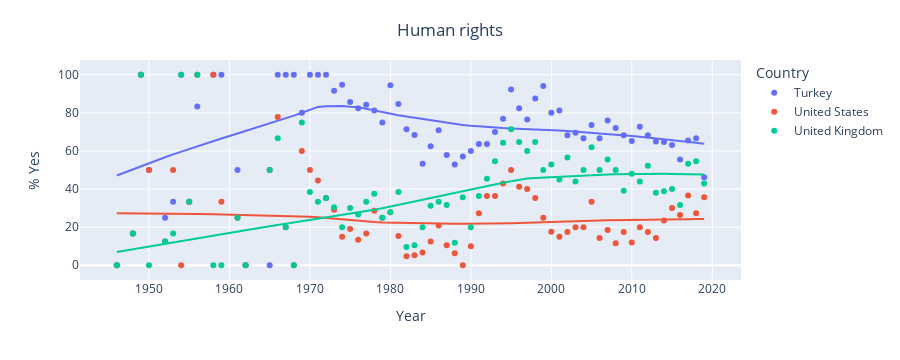
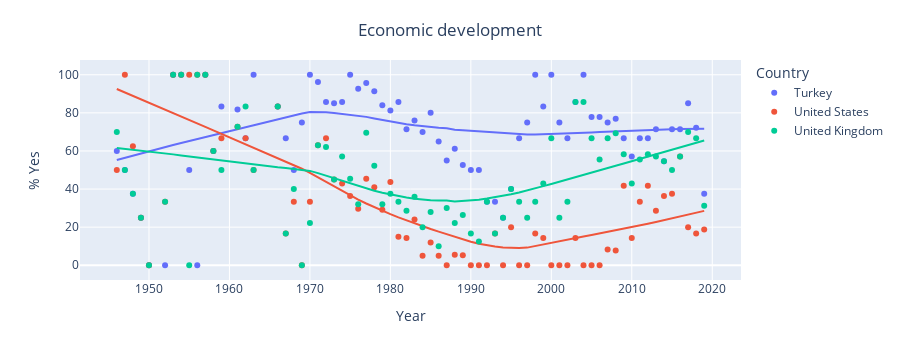
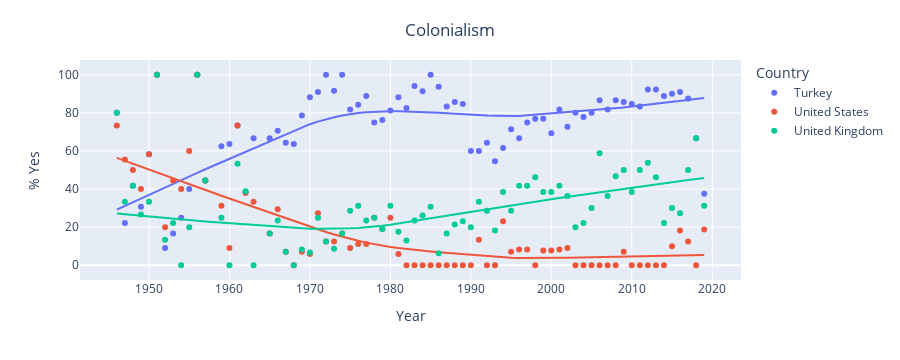
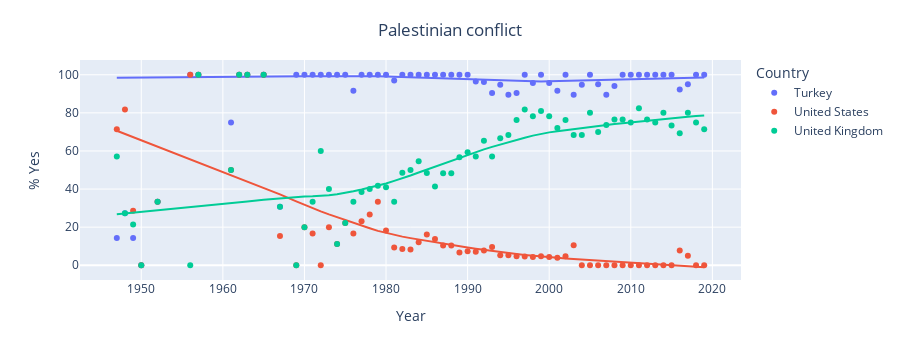

Write notebook code for charts like these, in order.
### Markdown cell above
Now that we have our focus countries, we can make pretty pictures.

You can just run the cell below - assuming you have done all the parts above!

### Code cell
def make_plot(countries,issue):
    '''
    A Python function that takes in the list of countries and issues and makes
    a scatter plot of each issue with a trendline for each country.
    '''
    x_data = []
    y_data = []
    c_data = []
    for cntry in countries:
        my_group = c_groups.get_group((cntry,issue))
        for y in my_group['year'].unique():
            x_data.append(y)
            tot_yes = sum(my_group[my_group['year']==y]['vote']=='yes')
            percent_yes = tot_yes/len(my_group[my_group['year']==y])*100
            y_data.append(percent_yes)
            c_data.append(cntry)

    fig = px.scatter(x=x_data, y=y_data,color=c_data,trendline="lowess",labels={"color": "Country"})

    fig.update_layout(
        title={
            'text': issue + '<br>',
            'y':0.9,
            'x':0.5,
            'xanchor': 'center',
            'yanchor': 'top'})
    fig.update_yaxes(title_text="% Yes")
    fig.update_xaxes(title_text="Year")
    f_name = issue
    fig.write_image(f_name+'.png')
    fig.show()
    
for iss in issues:
    make_plot(countries,iss)
